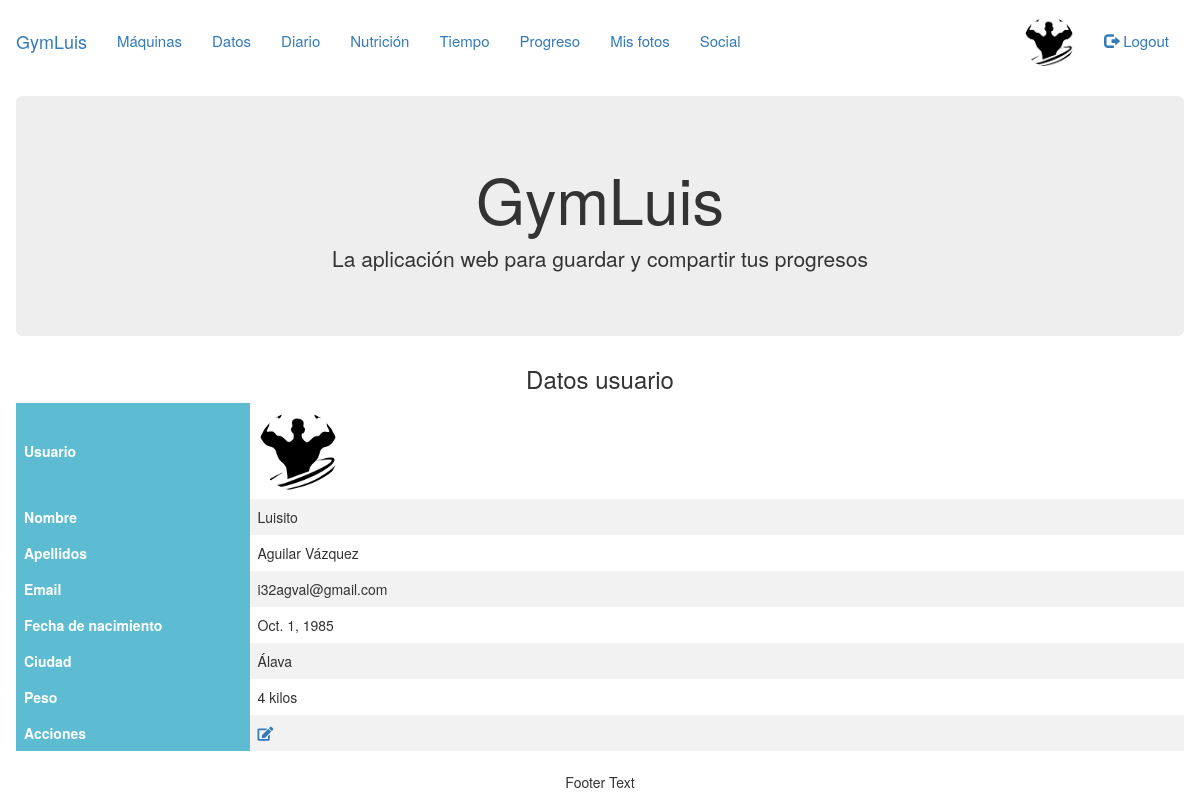
The page /gym/user-data/ (signed in) on the database its author committed.
### gym/models.py (models this page shows, shortened)
class UserProfile(models.Model):
    user = models.OneToOneField(User, on_delete=models.CASCADE)
    birthdate = models.DateField(blank=True, null=True)
    city = models.CharField(max_length=50, blank=True, null=True)
    profile_picture = models.ImageField(
        upload_to='media/images/', default='logo-gym.png',
        blank=True, null=True)
    followers = models.ManyToManyField(
        to='self', through='Relationship', related_name='related_to',
        symmetrical=False, blank=True)

### gym/views.py (the view)
def user_data(request):
    weight = ''
    try:
        user_data = UserProfile.objects.get(user_id=request.user.id)
    except UserProfile.DoesNotExist:
        user_data = ''
    if user_data:
        try:
            last_image = user_data.user_images.last()
            weight = last_image.weight
        except:
            weight = ''
    context = {'user_data': user_data, 'weight': weight}
    return render(request, 'gym/datos_usuario.html', context)

### gym/views.py (called while the page is built)
def get_only_requests(self, status):
    return self.related_to.filter(
        from_people__status=status,
        from_people__to_person=self,
        from_people__accepted=False)

### gym/templates/gym/datos_usuario.html
{% extends "base_generic.html" %}
{% block content %}
    <center><h3>Datos usuario</h3></center>
    {% if user_data %}
      <table width="5%">
        <tr>
          <th width="20%">Usuario</th><td><a href="{% url 'images' 1 %}"><img src="{{ user_data.profile_picture.url }}" class="img-circle" style="width:80px;height:80px;"></a></td>
        </tr>
        <tr>
          <th width="20%">Nombre</th><td>{{ user_data.user.first_name }}</td>
        </tr>
        <tr>
          <th width="20%">Apellidos</th><td>{{ user_data.user.last_name }}</td>
        </tr>
        <tr>
          <th width="20%">Email</th><td>{{ user_data.user.email }}</td>
        </tr>
        <tr>
          <th width="20%">Fecha de nacimiento</th><td>{{ user_data.birthdate }}</td>
        </tr>
        <tr>
          <th width="20%">Ciudad</th><td>{{ user_data.city }}</td>
        </tr>
        <tr>
          <th width="20%">Peso</th>{% if weight %}
            <td>{{ weight }} kilos</td>
          {% else %}
            <td></td>
          {% endif %}
        </tr>
        <tr>
          <th>Acciones</th><td><a href="{% url 'user_edit' %}" class="fas fa-edit"></a></td>
        </tr>
      </table>
    {% else %}
      <p>No hay datos de usuario registrados en el sistema.</p>
    {% endif %}
{% endblock %}

### gym/templates/base_generic.html (shortened to what this page needs)
{% load static %}
{% load tags %}
<!DOCTYPE html>
<html lang="es">
<head>
  <link rel="stylesheet" href="https://maxcdn.bootstrapcdn.com/bootstrap/3.4.0/css/bootstrap.min.css">
  <link rel="stylesheet" type="text/css" href="{% static 'css/gym.css' %}">
  <link rel="stylesheet" href="https://use.fontawesome.com/releases/v5.7.2/css/all.css">
</head>
<body>
<nav class="navbar navbar" style="margin-top:15px;">
  <div class="container-fluid">
    <div class="navbar-header" style="font-size:15px">
      <a class="navbar-brand" href="{% url 'index' %}">GymLuis</a>
    </div>
    <div class="collapse navbar-collapse" style="font-size:15px" id="myNavbar">
      <ul class="nav navbar-nav">
        {% if user.is_authenticated %}
          {% if not user.is_staff %}
            <li><a href="{% url 'machines' %}"> Máquinas </a></li>
            <li class="active"><a href="{% url 'user_data' %}">Datos</a></li>
            <li class="active"><a href="{% url 'entry_list' %}">Diario</a></li>
            <li class="active"><a href="{% url 'nutrition' %}">Nutrición</a></li>
            <li class="active"><a href="{% url 'weather' %}">Tiempo</a></li>
            <li class="active"><a href="{% url 'progress' %}">Progreso</a></li>
            <li class="active"><a href="{% url 'images' %}">Mis fotos</a></li>
            <li class="active"><a href="{% url 'social' %}">Social</a></li>
          {% endif %}
        </ul>
          <ul class="nav navbar-nav navbar-right">
            <li><a href="{% url 'user_data' %}"><img src="{{ user.userprofile.profile_picture.url }}" class="img-responsive img-circle" style="width:50px; height:50px;position:relative;top:-14px"></a></li>
            <li><a href="{% url 'logout' %}"><span class="glyphicon glyphicon-log-out"></span> Logout</a></li>
          </ul>
        {% else %}
      </ul>
          <ul class="nav navbar-nav navbar-right">
            <li><a href="{% url 'login' %}?"><span class="glyphicon glyphicon-log-in"></span> Login</a></li>
            <li><a href="{% url 'signup' %}?" class="enlacenav">Registro</a></li>
          </ul>
        {% endif %}
    </div>
    {% block jumbotron %}
      <div class="jumbotron" style="margin-top:0px">
        <div class="container text-center">
          <h1>GymLuis</h1>
          <p>La aplicación web para guardar y compartir tus progresos</p>
        </div>
      </div>
    {% endblock %}
    {% block content %}{% endblock %}
  </div>
</nav>
<footer class="container-fluid text-center">
  <p>Footer Text</p>
</footer>
</body>
</html>

### static/css/gym.css (style rules this page uses)
* { box-sizing: border-box; }
table { border-collapse: collapse; width: 100%; }
th, td { text-align: left; padding: 8px; }
tr:nth-child(even) { background-color: #f2f2f2 }
th { background-color: #5DBCD2; color: white; }
.img-circle { border-radius: 50%; }

### rows shown on the page
UserProfile: profile_picture (picture), user.first_name "Luisito", user.last_name "Aguilar Vázquez", user.email "i32agval@gmail.com", birthdate "Oct. 1, 1985", city "Álava"

### other values the page prints
{{ weight }} "4"
